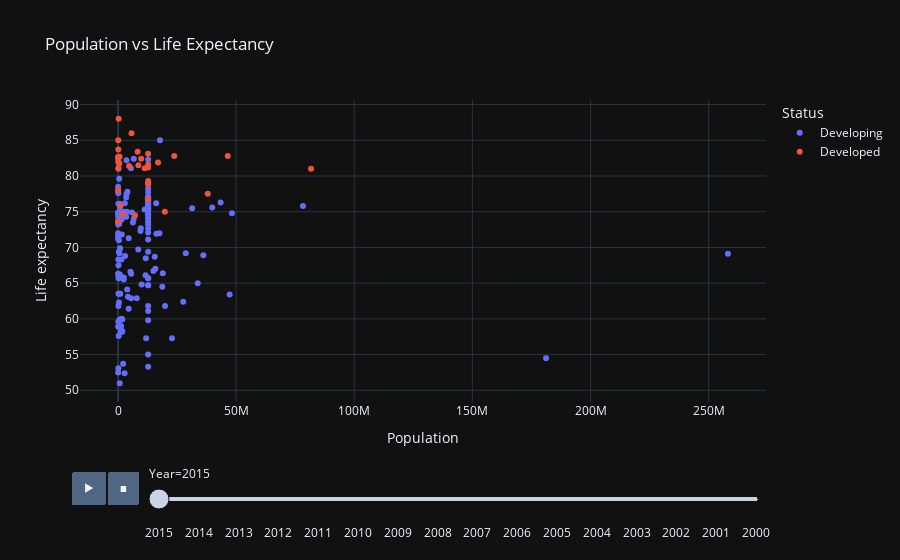

Source (notebook cell):
### Code cell
# Create the interactive scatter plot
fig = px.scatter(df, x='Population', y='Life expectancy ',hover_name='Country',color='Status',animation_frame='Year',title='Population vs Life Expectancy',labels={'Population':'Population', 'Life expectancy':'Life Expectancy (years)'},template='plotly_dark')
# Show the plot
fig.show()

### Figure 1 — Plotly figure (JSON) as saved in the notebook; plotly's stock layout.template omitted (floating-point values rounded to 4 significant figures; data arrays with more than 128 entries replaced by an {"elided": "..."} marker saying what was removed)
{"data": [{"hovertemplate": "<b>%{hovertext}</b><br><br>Status=Developing<br>Year=2015<br>Population=%{x}<br>Life expectancy =%{y}<extra></extra>", "hovertext": {"elided": "151 str values"}, "legendgroup": "Developing", "marker": {"color": "#636efa", "symbol": "circle"}, "mode": "markers", "name": "Developing", "orientation": "v", "showlegend": true, "type": "scatter", "x": {"elided": "151 float values"}, "xaxis": "x", "y": {"elided": "151 float values"}, "yaxis": "y"}, {"hovertemplate": "<b>%{hovertext}</b><br><br>Status=Developed<br>Year=2015<br>Population=%{x}<br>Life expectancy =%{y}<extra></extra>", "hovertext": ["Australia", "Austria", "Belgium", "Bulgaria", "Croatia", "Cyprus", "Czechia", "Denmark", "Germany", "Hungary", "Iceland", "Ireland", "Italy", "Japan", "Latvia", "Lithuania", "Luxembourg", "Malta", "Netherlands", "New Zealand", "Norway", "Poland", "Portugal", "Romania", "Singapore", "Slovakia", "Slovenia", "Spain", "Sweden", "Switzerland", "United Kingdom of Great Britain and Northern Ireland", "United States of America"], "legendgroup": "Developed", "marker": {"color": "#EF553B", "symbol": "circle"}, "mode": "markers", "name": "Developed", "orientation": "v", "showlegend": true, "type": "scatter", "x": [23790000.0, 8633000.0, 11270000.0, 7178000.0, 42360.0, 117000.0, 12750000.0, 5683000.0, 81690000.0, 984300.0, 33820.0, 4677000.0, 673600.0, 127100.0, 1978000.0, 29490.0, 56960.0, 431900.0, 16940000.0, 12750000.0, 518900.0, 37990000.0, 135900.0, 19820000.0, 12750000.0, 12750000.0, 263500.0, 46450000.0, 9799000.0, 8282000.0, 12750000.0, 12750000.0], "xaxis": "x", "y": [82.8, 81.5, 81.1, 74.5, 78.0, 85.0, 78.8, 86.0, 81.0, 75.8, 82.7, 81.4, 82.7, 83.7, 74.6, 73.6, 82.0, 81.7, 81.9, 81.6, 81.8, 77.5, 81.1, 75.0, 83.1, 76.7, 88.0, 82.8, 82.4, 83.4, 81.2, 79.3], "yaxis": "y"}], "layout": {"legend": {"title": {"text": "Status"}, "tracegroupgap": 0}, "sliders": [{"active": 0, "currentvalue": {"prefix": "Year="}, "len": 0.9, "pad": {"b": 10, "t": 60}, "steps": [{"args": [["2015"], {"frame": {"duration": 0, "redraw": false}, "fromcurrent": true, "mode": "immediate", "transition": {"duration": 0, "easing": "linear"}}], "label": "2015", "method": "animate"}, {"args": [["2014"], {"frame": {"duration": 0, "redraw": false}, "fromcurrent": true, "mode": "immediate", "transition": {"duration": 0, "easing": "linear"}}], "label": "2014", "method": "animate"}, {"args": [["2013"], {"frame": {"duration": 0, "redraw": false}, "fromcurrent": true, "mode": "immediate", "transition": {"duration": 0, "easing": "linear"}}], "label": "2013", "method": "animate"}, {"args": [["2012"], {"frame": {"duration": 0, "redraw": false}, "fromcurrent": true, "mode": "immediate", "transition": {"duration": 0, "easing": "linear"}}], "label": "2012", "method": "animate"}, {"args": [["2011"], {"frame": {"duration": 0, "redraw": false}, "fromcurrent": true, "mode": "immediate", "transition": {"duration": 0, "easing": "linear"}}], "label": "2011", "method": "animate"}, {"args": [["2010"], {"frame": {"duration": 0, "redraw": false}, "fromcurrent": true, "mode": "immediate", "transition": {"duration": 0, "easing": "linear"}}], "label": "2010", "method": "animate"}, {"args": [["2009"], {"frame": {"duration": 0, "redraw": false}, "fromcurrent": true, "mode": "immediate", "transition": {"duration": 0, "easing": "linear"}}], "label": "2009", "method": "animate"}, {"args": [["2008"], {"frame": {"duration": 0, "redraw": false}, "fromcurrent": true, "mode": "immediate", "transition": {"duration": 0, "easing": "linear"}}], "label": "2008", "method": "animate"}, {"args": [["2007"], {"frame": {"duration": 0, "redraw": false}, "fromcurrent": true, "mode": "immediate", "transition": {"duration": 0, "easing": "linear"}}], "label": "2007", "method": "animate"}, {"args": [["2006"], {"frame": {"duration": 0, "redraw": false}, "fromcurrent": true, "mode": "immediate", "transition": {"duration": 0, "easing": "linear"}}], "label": "2006", "method": "animate"}, {"args": [["2005"], {"frame": {"duration": 0, "redraw": false}, "fromcurrent": true, "mode": "immediate", "transition": {"duration": 0, "easing": "linear"}}], "label": "2005", "method": "animate"}, {"args": [["2004"], {"frame": {"duration": 0, "redraw": false}, "fromcurrent": true, "mode": "immediate", "transition": {"duration": 0, "easing": "linear"}}], "label": "2004", "method": "animate"}, {"args": [["2003"], {"frame": {"duration": 0, "redraw": false}, "fromcurrent": true, "mode": "immediate", "transition": {"duration": 0, "easing": "linear"}}], "label": "2003", "method": "animate"}, {"args": [["2002"], {"frame": {"duration": 0, "redraw": false}, "fromcurrent": true, "mode": "immediate", "transition": {"duration": 0, "easing": "linear"}}], "label": "2002", "method": "animate"}, {"args": [["2001"], {"frame": {"duration": 0, "redraw": false}, "fromcurrent": true, "mode": "immediate", "transition": {"duration": 0, "easing": "linear"}}], "label": "2001", "method": "animate"}, {"args": [["2000"], {"frame": {"duration": 0, "redraw": false}, "fromcurrent": true, "mode": "immediate", "transition": {"duration": 0, "easing": "linear"}}], "label": "2000", "method": "animate"}], "x": 0.1, "xanchor": "left", "y": 0, "yanchor": "top"}], "title": {"text": "Population vs Life Expectancy"}, "updatemenus": [{"buttons": [{"args": [null, {"frame": {"duration": 500, "redraw": false}, "fromcurrent": true, "mode": "immediate", "transition": {"duration": 500, "easing": "linear"}}], "label": "&#9654;", "method": "animate"}, {"args": [[null], {"frame": {"duration": 0, "redraw": false}, "fromcurrent": true, "mode": "immediate", "transition": {"duration": 0, "easing": "linear"}}], "label": "&#9724;", "method": "animate"}], "direction": "left", "pad": {"r": 10, "t": 70}, "showactive": false, "type": "buttons", "x": 0.1, "xanchor": "right", "y": 0, "yanchor": "top"}], "xaxis": {"anchor": "y", "domain": [0, 1], "title": {"text": "Population"}}, "yaxis": {"anchor": "x", "domain": [0, 1], "title": {"text": "Life expectancy "}}}}
